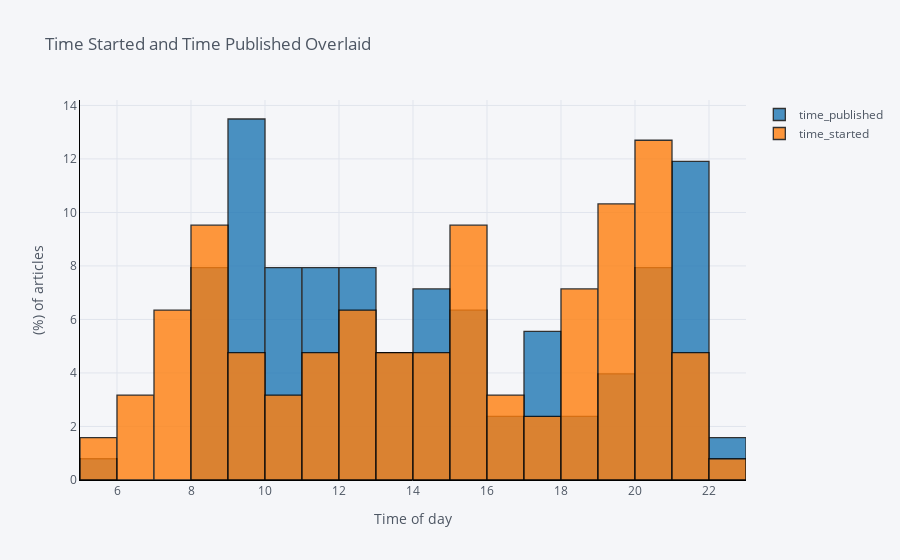

The code cell stored with this chart in its notebook:
### Markdown cell above
## Overlaid Histogram

If we prefer the bars to be laid over one another, we specify the `barmode` to be `overlay`.

### Code cell
df[['time_published', 'time_started']].iplot(
    kind='hist',
    bins=24,
    linecolor='black',
    opacity=0.8,
    histnorm='percent',
    barmode='overlay',
    xTitle='Time of day',
    yTitle='(%) of articles',
    title='Time Started and Time Published Overlaid')

### Figure 1 — Plotly figure (JSON) as saved in the notebook; plotly's stock layout.template omitted (floating-point values rounded to 4 significant figures)
{"data": [{"histfunc": "count", "histnorm": "percent", "marker": {"color": "rgba(31, 119, 180, 1.0)", "line": {"color": "#000000", "width": 1.3}}, "name": "time_published", "nbinsx": 24, "opacity": 0.8, "orientation": "v", "type": "histogram", "x": [14.42, 22.03, 12.92, 9.133, 8.85, 21.15, 17.9, 21.28, 17.83, 14.35, 14.4, 12.97, 12.97, 19.97, 15.28, 17.05, 14.03, 17.1, 15.15, 15.07, 10.33, 11.33, 11.37, 18.85, 13.75, 20.25, 20.62, 9.75, 16.97, 21.82, 20.8, 9.85, 15.4, 19.7, 8.917, 15.5, 20.27, 14.37, 18.45, 20.28, 8.667, 11.68, 9.433, 9.2, 9.15, 22.48, 18.95, 11.45, 12.82, 9.55, 11.17, 16.27, 10.48, 9.783, 12.73, 8.6, 14.2, 20.63, 13.52, 13.57, 15.45, 11.07, 12.55, 9.567, 9.8, 14.27, 11.65, 10.02, 20.58, 10.2, 8.433, 8.55, 11.07, 8.95, 9.583, 9.067, 5.883, 14.72, 19.82, 9.8, 9.85, 19.13, 12.73, 17.45, 9.433, 10.52, 17.92, 10.43, 13.68, 21.07, 13.17, 12.52, 10.43, 15.53, 20.73, 21.5, 10.23, 10.28, 9, 8.583, 21.9, 19.95, 13.42, 10.38, 11.83, 16.27, 14.68, 21.27, 12.65, 21.05, 20.07, 20.38, 15.47, 21.37, 21.4, 21.42, 21.43, 21.43, 21.45, 8, 12.52, 11.6, 17.88, 8.25, 9.483, 21.07]}, {"histfunc": "count", "histnorm": "percent", "marker": {"color": "rgba(255, 127, 14, 1.0)", "line": {"color": "#000000", "width": 1.3}}, "name": "time_started", "nbinsx": 24, "opacity": 0.8, "orientation": "v", "type": "histogram", "x": [14.4, 22.03, 12, 18.35, 20.3, 19.12, 11.52, 20.82, 9.1, 20.07, 15.23, 11.33, 13.03, 6.967, 12.62, 15.78, 20.72, 15.3, 14.02, 13.55, 6.1, 15.18, 19.47, 18.78, 18.8, 21.63, 13.3, 20.73, 17.38, 12.43, 8.75, 8.067, 10.7, 18.27, 7.267, 18.45, 15.78, 21.08, 19.8, 18.37, 20.53, 7.6, 20.63, 7.817, 20.63, 7.3, 8.25, 19.1, 7.783, 20.63, 14.53, 12.37, 12.67, 12.37, 21.35, 9.55, 20.1, 9.967, 19.95, 11.03, 13.03, 19.45, 13.63, 13.98, 9.6, 12.13, 18.18, 6.85, 18.2, 16.28, 10.92, 16, 19.12, 19.93, 7.033, 11.18, 20.47, 15.3, 19.02, 12.02, 9.217, 8.667, 20.02, 15.45, 14.9, 5.467, 10.85, 20.07, 14.35, 19.87, 5.05, 16.35, 6.983, 20.22, 21.15, 8.4, 15.68, 15.28, 10.38, 11.3, 20.2, 17.12, 17.78, 15.72, 21.28, 19.85, 19.85, 19.17, 7.867, 18.8, 8.717, 15.43, 14.75, 8.25, 8.367, 8.283, 8.333, 8.317, 8.35, 7.333, 15.48, 11.68, 16.93, 20.15, 9.95, 21.6]}], "layout": {"barmode": "overlay", "legend": {"bgcolor": "#F5F6F9", "font": {"color": "#4D5663"}}, "paper_bgcolor": "#F5F6F9", "plot_bgcolor": "#F5F6F9", "title": {"font": {"color": "#4D5663"}, "text": "Time Started and Time Published Overlaid"}, "xaxis": {"gridcolor": "#E1E5ED", "linecolor": "black", "showgrid": true, "tickfont": {"color": "#4D5663"}, "title": {"font": {"color": "#4D5663"}, "text": "Time of day"}, "zerolinecolor": "#E1E5ED"}, "yaxis": {"gridcolor": "#E1E5ED", "linecolor": "black", "showgrid": true, "tickfont": {"color": "#4D5663"}, "title": {"font": {"color": "#4D5663"}, "text": "(%) of articles"}, "zerolinecolor": "#E1E5ED"}}}
